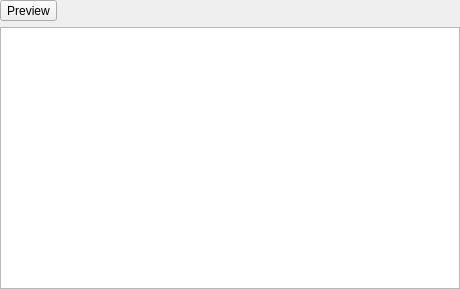
<?xml version="1.0" encoding="UTF-8"?>
<ui version="4.0">
 <class>TextEditPreviewWidget</class>
 <widget class="QWidget" name="TextEditPreviewWidget">
  <property name="geometry">
   <rect>
    <x>0</x>
    <y>0</y>
    <width>460</width>
    <height>289</height>
   </rect>
  </property>
  <property name="windowTitle">
   <string>Form</string>
  </property>
  <property name="locale">
   <locale language="English" country="UnitedStates"/>
  </property>
  <layout class="QGridLayout" name="gridLayout">
   <property name="leftMargin">
    <number>0</number>
   </property>
   <property name="topMargin">
    <number>0</number>
   </property>
   <property name="rightMargin">
    <number>0</number>
   </property>
   <property name="bottomMargin">
    <number>0</number>
   </property>
   <item row="0" column="0">
    <widget class="QFrame" name="frm_buttons">
     <property name="sizePolicy">
      <sizepolicy hsizetype="Preferred" vsizetype="Fixed">
       <horstretch>0</horstretch>
       <verstretch>0</verstretch>
      </sizepolicy>
     </property>
     <property name="frameShape">
      <enum>QFrame::NoFrame</enum>
     </property>
     <property name="frameShadow">
      <enum>QFrame::Sunken</enum>
     </property>
     <layout class="QHBoxLayout" name="horizontalLayout">
      <property name="spacing">
       <number>0</number>
      </property>
      <property name="leftMargin">
       <number>0</number>
      </property>
      <property name="topMargin">
       <number>0</number>
      </property>
      <property name="rightMargin">
       <number>0</number>
      </property>
      <property name="bottomMargin">
       <number>0</number>
      </property>
      <item>
       <widget class="QToolButton" name="btn_switch">
        <property name="text">
         <string>Preview</string>
        </property>
       </widget>
      </item>
      <item>
       <spacer name="horizontalSpacer">
        <property name="orientation">
         <enum>Qt::Horizontal</enum>
        </property>
        <property name="sizeHint" stdset="0">
         <size>
          <width>40</width>
          <height>20</height>
         </size>
        </property>
       </spacer>
      </item>
      <item>
       <widget class="QFrame" name="frm_edit_toolbar">
        <property name="frameShadow">
         <enum>QFrame::Sunken</enum>
        </property>
        <layout class="QHBoxLayout" name="lyt_edit_buttons">
         <property name="leftMargin">
          <number>0</number>
         </property>
         <property name="topMargin">
          <number>0</number>
         </property>
         <property name="rightMargin">
          <number>0</number>
         </property>
         <property name="bottomMargin">
          <number>0</number>
         </property>
         <item>
          <layout class="QHBoxLayout" name="lyt_toolbar"/>
         </item>
        </layout>
       </widget>
      </item>
     </layout>
    </widget>
   </item>
   <item row="1" column="0">
    <layout class="QHBoxLayout" name="horizontalLayout_2">
     <property name="spacing">
      <number>0</number>
     </property>
     <property name="rightMargin">
      <number>0</number>
     </property>
     <item>
      <widget class="FormattingTextEdit" name="txt_edit" native="true">
       <property name="placeholderText" stdset="0">
        <string/>
       </property>
      </widget>
     </item>
     <item>
      <widget class="QTextBrowser" name="txt_preview" native="true">
       <property name="openExternalLinks" stdset="0">
        <bool>true</bool>
       </property>
      </widget>
     </item>
    </layout>
   </item>
  </layout>
 </widget>
 <customwidgets>
  <customwidget>
   <class>FormattingTextEdit</class>
   <extends>QWidget</extends>
   <header>geoplateforme.gui.formatting_text_edit</header>
   <container>1</container>
  </customwidget>
 </customwidgets>
 <resources/>
 <connections/>
</ui>
